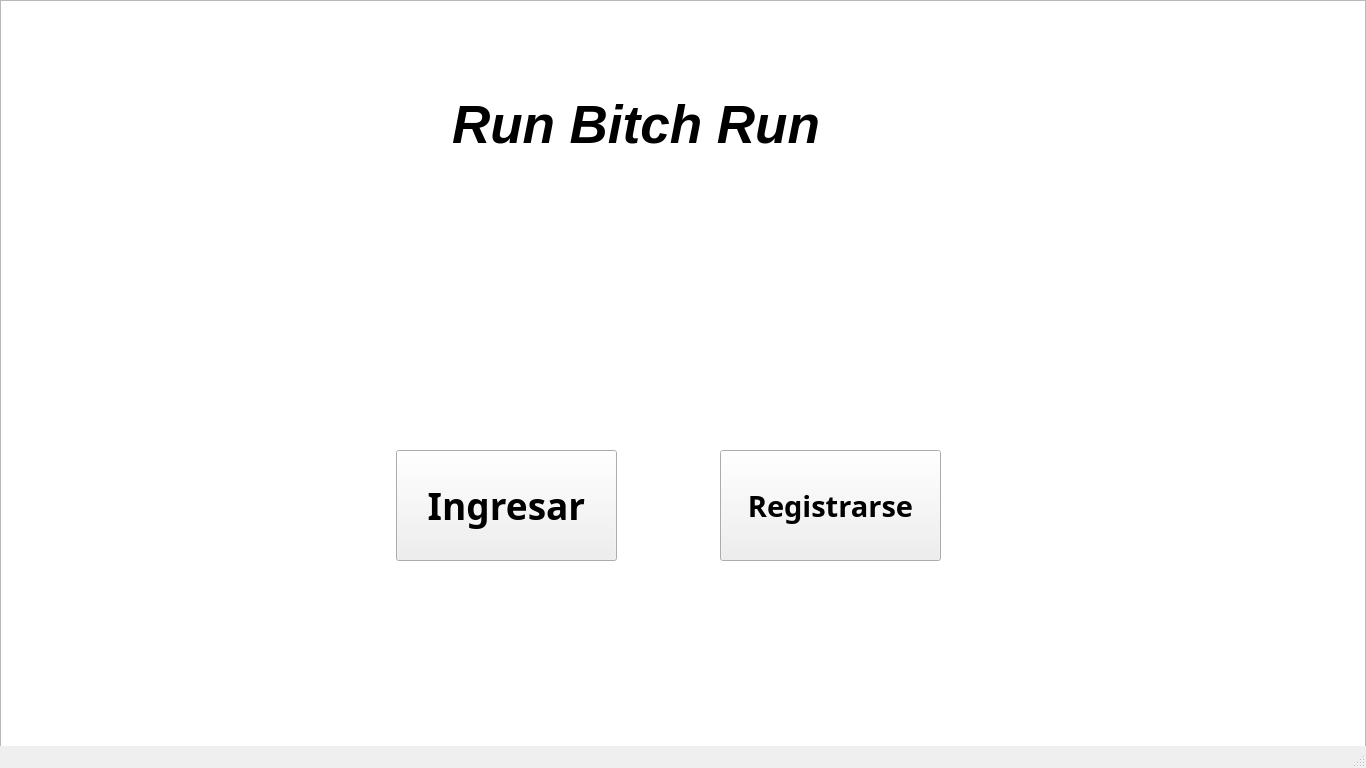
<?xml version="1.0" encoding="UTF-8"?>
<ui version="4.0">
 <class>MainWindow</class>
 <widget class="QMainWindow" name="MainWindow">
  <property name="geometry">
   <rect>
    <x>0</x>
    <y>0</y>
    <width>1366</width>
    <height>768</height>
   </rect>
  </property>
  <property name="windowTitle">
   <string>MainWindow</string>
  </property>
  <property name="styleSheet">
   <string notr="true"/>
  </property>
  <widget class="QWidget" name="centralwidget">
   <widget class="QGraphicsView" name="graphicsView">
    <property name="geometry">
     <rect>
      <x>0</x>
      <y>0</y>
      <width>1366</width>
      <height>768</height>
     </rect>
    </property>
    <property name="font">
     <font>
      <family>Bradley Hand ITC</family>
      <pointsize>22</pointsize>
     </font>
    </property>
    <property name="autoFillBackground">
     <bool>true</bool>
    </property>
    <property name="styleSheet">
     <string notr="true">background-image: url(:/gfx/Images/fondo.jpg);</string>
    </property>
   </widget>
   <widget class="QPushButton" name="Login">
    <property name="geometry">
     <rect>
      <x>396</x>
      <y>450</y>
      <width>221</width>
      <height>111</height>
     </rect>
    </property>
    <property name="font">
     <font>
      <family>Bradley Hand ITC</family>
      <pointsize>28</pointsize>
      <weight>75</weight>
      <italic>false</italic>
      <bold>true</bold>
     </font>
    </property>
    <property name="autoFillBackground">
     <bool>false</bool>
    </property>
    <property name="styleSheet">
     <string notr="true">background-image: url(:/gfx/Images/wtabla.png);
color: rgb(0, 0, 0);</string>
    </property>
    <property name="text">
     <string>Ingresar</string>
    </property>
    <property name="shortcut">
     <string>Return, Space</string>
    </property>
   </widget>
   <widget class="QLabel" name="Title">
    <property name="geometry">
     <rect>
      <x>452</x>
      <y>90</y>
      <width>391</width>
      <height>70</height>
     </rect>
    </property>
    <property name="font">
     <font>
      <pointsize>40</pointsize>
      <weight>75</weight>
      <italic>true</italic>
      <bold>true</bold>
      <strikeout>false</strikeout>
      <kerning>true</kerning>
     </font>
    </property>
    <property name="layoutDirection">
     <enum>Qt::LeftToRight</enum>
    </property>
    <property name="styleSheet">
     <string notr="true">color: rgb(0, 0, 0);</string>
    </property>
    <property name="text">
     <string>Run Bitch Run</string>
    </property>
    <property name="scaledContents">
     <bool>false</bool>
    </property>
   </widget>
   <widget class="QPushButton" name="Signin">
    <property name="geometry">
     <rect>
      <x>720</x>
      <y>450</y>
      <width>221</width>
      <height>111</height>
     </rect>
    </property>
    <property name="font">
     <font>
      <family>Bradley Hand ITC</family>
      <pointsize>22</pointsize>
      <weight>75</weight>
      <bold>true</bold>
     </font>
    </property>
    <property name="autoFillBackground">
     <bool>false</bool>
    </property>
    <property name="styleSheet">
     <string notr="true">background-image: url(:/gfx/Images/wtabla.png);
color: rgb(0, 0, 0);</string>
    </property>
    <property name="text">
     <string>Registrarse</string>
    </property>
    <property name="shortcut">
     <string>Return, Space</string>
    </property>
   </widget>
  </widget>
  <widget class="QMenuBar" name="menubar">
   <property name="geometry">
    <rect>
     <x>0</x>
     <y>0</y>
     <width>1366</width>
     <height>20</height>
    </rect>
   </property>
  </widget>
  <widget class="QStatusBar" name="statusbar"/>
 </widget>
 <resources/>
 <connections/>
</ui>
